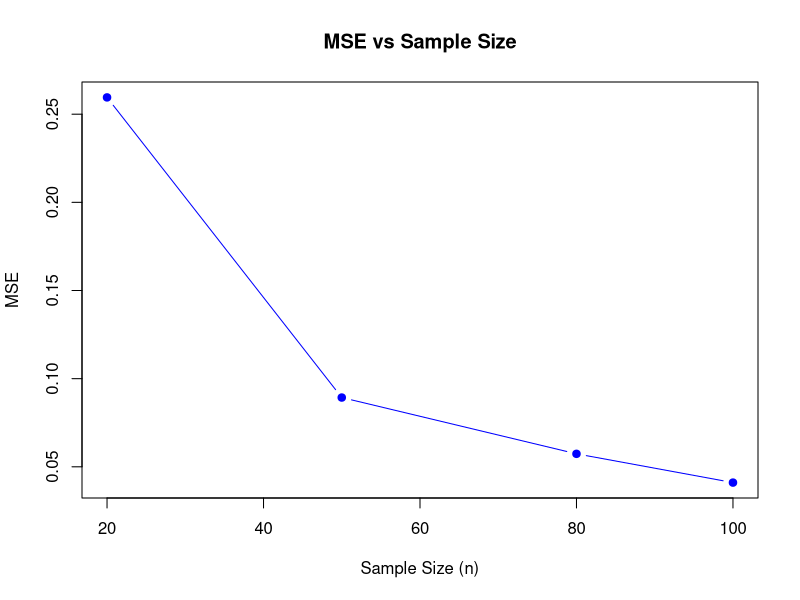

Reproduce this figure in R.
# Practical on MLE for Exponential Distribution

set.seed(123)

# True value of theta
theta <- 2

# Sample sizes
n_values <- c(20, 50, 80, 100)

# Store results
theta_hat <- numeric(length(n_values))
mse <- numeric(length(n_values))

# Number of repetitions for MSE calculation
R <- 1000

for(i in 1:length(n_values))
{
  n <- n_values[i]
  
  estimates <- numeric(R)
  
  for(j in 1:R)
  {
    # Generate sample from exponential distribution
    x <- rexp(n, rate = theta)
    
    # MLE of theta
    estimates[j] <- 1 / mean(x)
  }
  
  # Average estimate
  theta_hat[i] <- mean(estimates)
  
  # Mean Squared Error
  mse[i] <- mean((estimates - theta)^2)
}

# Display results
result <- data.frame(
  Sample_Size = n_values,
  MLE_Theta = theta_hat,
  MSE = mse
)

print(result)

# Plot MSE vs Sample Size
plot(n_values, mse,
     type = "b",
     pch = 19,
     col = "blue",
     xlab = "Sample Size (n)",
     ylab = "MSE",
     main = "MSE vs Sample Size")
